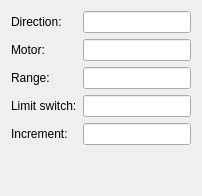
     <widget class="QWidget" name="tab_4">
      <attribute name="title">
       <string>Y axis</string>
      </attribute>
      <layout class="QVBoxLayout" name="verticalLayout_5">
       <item>
        <layout class="QGridLayout" name="gridLayout_6">
         <item row="0" column="0" colspan="2">
          <widget class="QLabel" name="label_25">
           <property name="toolTip">
            <string>&lt;!DOCTYPE HTML PUBLIC &quot;-//W3C//DTD HTML 4.0//EN&quot; &quot;http://www.w3.org/TR/REC-html40/strict.dtd&quot;&gt;
&lt;html&gt;&lt;head&gt;&lt;meta name=&quot;qrichtext&quot; content=&quot;1&quot; /&gt;&lt;style type=&quot;text/css&quot;&gt;
p, li { white-space: pre-wrap; }
&lt;/style&gt;&lt;/head&gt;&lt;body style=&quot; font-family:'Sans'; font-size:10pt; font-weight:400; font-style:normal;&quot;&gt;
&lt;p style=&quot; margin-top:0px; margin-bottom:0px; margin-left:0px; margin-right:0px; -qt-block-indent:0; text-indent:0px; background-color:#000000;&quot;&gt;&lt;a name=&quot;internal-source-marker_0.4259963477961719&quot;&gt;&lt;/a&gt;&lt;span style=&quot; font-family:'Arial'; font-size:11pt; color:#000000; background-color:#000000;&quot;&gt;D&lt;/span&gt;&lt;span style=&quot; font-family:'Arial'; font-size:11pt; color:#000000; background-color:#000000;&quot;&gt;irection vector for movement&lt;/span&gt;&lt;/p&gt;
&lt;p style=&quot; margin-top:0px; margin-bottom:0px; margin-left:0px; margin-right:0px; -qt-block-indent:0; text-indent:0px; background-color:#000000;&quot;&gt;&lt;span style=&quot; font-family:'Arial'; font-size:11pt; color:#000000; background-color:#000000;&quot;&gt;Example:&lt;/span&gt;&lt;/p&gt;
&lt;p style=&quot; margin-top:0px; margin-bottom:0px; margin-left:0px; margin-right:0px; -qt-block-indent:0; text-indent:0px; background-color:#000000;&quot;&gt;&lt;span style=&quot; font-family:'Arial'; font-size:11pt; color:#000000; background-color:#000000;&quot;&gt;     for Z is 0 0 0 1&lt;/span&gt;&lt;/p&gt;
&lt;p style=&quot; margin-top:0px; margin-bottom:0px; margin-left:0px; margin-right:0px; -qt-block-indent:0; text-indent:0px; background-color:#000000;&quot;&gt;&lt;span style=&quot; font-family:'Arial'; font-size:11pt; color:#000000; background-color:#000000;&quot;&gt;     for Y is 1 0 1 0&lt;/span&gt;&lt;/p&gt;
&lt;p style=&quot;-qt-paragraph-type:empty; margin-top:0px; margin-bottom:0px; margin-left:0px; margin-right:0px; -qt-block-indent:0; text-indent:0px;&quot;&gt;&lt;/p&gt;&lt;/body&gt;&lt;/html&gt;</string>
           </property>
           <property name="text">
            <string>Direction:</string>
           </property>
          </widget>
         </item>
         <item row="0" column="2">
          <widget class="QLineEdit" name="yDirection"/>
         </item>
         <item row="1" column="0" colspan="2">
          <widget class="QLabel" name="label_26">
           <property name="toolTip">
            <string>&lt;!DOCTYPE HTML PUBLIC &quot;-//W3C//DTD HTML 4.0//EN&quot; &quot;http://www.w3.org/TR/REC-html40/strict.dtd&quot;&gt;
&lt;html&gt;&lt;head&gt;&lt;meta name=&quot;qrichtext&quot; content=&quot;1&quot; /&gt;&lt;style type=&quot;text/css&quot;&gt;
p, li { white-space: pre-wrap; }
&lt;/style&gt;&lt;/head&gt;&lt;body style=&quot; font-family:'Sans'; font-size:10pt; font-weight:400; font-style:normal;&quot;&gt;
&lt;p style=&quot; margin-top:0px; margin-bottom:0px; margin-left:0px; margin-right:0px; -qt-block-indent:0; text-indent:0px; background-color:#000000;&quot;&gt;&lt;span style=&quot; font-family:'Arial'; font-size:11pt; color:#000000; background-color:#000000;&quot;&gt;Axis direction +-[mm] per (1/8) step&lt;/span&gt;&lt;/p&gt;
&lt;p style=&quot;-qt-paragraph-type:empty; margin-top:0px; margin-bottom:0px; margin-left:0px; margin-right:0px; -qt-block-indent:0; text-indent:0px;&quot;&gt;&lt;/p&gt;&lt;/body&gt;&lt;/html&gt;</string>
           </property>
           <property name="text">
            <string>Motor:</string>
           </property>
          </widget>
         </item>
         <item row="1" column="2">
          <widget class="QLineEdit" name="yMotor"/>
         </item>
         <item row="2" column="0" colspan="2">
          <widget class="QLabel" name="label_27">
           <property name="text">
            <string>Range:</string>
           </property>
          </widget>
         </item>
         <item row="2" column="2">
          <widget class="QLineEdit" name="yRange"/>
         </item>
         <item row="3" column="0" colspan="2">
          <widget class="QLabel" name="label_28">
           <property name="toolTip">
            <string>&lt;!DOCTYPE HTML PUBLIC &quot;-//W3C//DTD HTML 4.0//EN&quot; &quot;http://www.w3.org/TR/REC-html40/strict.dtd&quot;&gt;
&lt;html&gt;&lt;head&gt;&lt;meta name=&quot;qrichtext&quot; content=&quot;1&quot; /&gt;&lt;style type=&quot;text/css&quot;&gt;
p, li { white-space: pre-wrap; }
&lt;/style&gt;&lt;/head&gt;&lt;body style=&quot; font-family:'Sans'; font-size:10pt; font-weight:400; font-style:normal;&quot;&gt;
&lt;p style=&quot; margin-top:0px; margin-bottom:0px; margin-left:0px; margin-right:0px; -qt-block-indent:0; text-indent:0px; background-color:#000000;&quot;&gt;&lt;a name=&quot;internal-source-marker_0.4259963477961719&quot;&gt;&lt;/a&gt;&lt;span style=&quot; font-family:'Arial'; font-size:11pt; color:#000000; background-color:#000000;&quot;&gt;+&lt;/span&gt;&lt;span style=&quot; font-family:'Arial'; font-size:11pt; color:#000000; background-color:#000000;&quot;&gt;direction -direction (0 -&amp;gt; limit switch not connected; 1 if it is)&lt;/span&gt;&lt;/p&gt;&lt;/body&gt;&lt;/html&gt;</string>
           </property>
           <property name="text">
            <string>Limit switch:</string>
           </property>
          </widget>
         </item>
         <item row="3" column="2">
          <widget class="QLineEdit" name="yLimit"/>
         </item>
         <item row="4" column="0" colspan="2">
          <widget class="QLabel" name="label_29">
           <property name="toolTip">
            <string>&lt;!DOCTYPE HTML PUBLIC &quot;-//W3C//DTD HTML 4.0//EN&quot; &quot;http://www.w3.org/TR/REC-html40/strict.dtd&quot;&gt;
&lt;html&gt;&lt;head&gt;&lt;meta name=&quot;qrichtext&quot; content=&quot;1&quot; /&gt;&lt;style type=&quot;text/css&quot;&gt;
p, li { white-space: pre-wrap; }
&lt;/style&gt;&lt;/head&gt;&lt;body style=&quot; font-family:'Sans'; font-size:10pt; font-weight:400; font-style:normal;&quot;&gt;
&lt;p style=&quot; margin-top:0px; margin-bottom:0px; margin-left:0px; margin-right:0px; -qt-block-indent:0; text-indent:0px; background-color:#000000;&quot;&gt;&lt;a name=&quot;internal-source-marker_0.4259963477961719&quot;&gt;&lt;/a&gt;&lt;span style=&quot; font-family:'Arial'; font-size:11pt; color:#000000; background-color:#000000;&quot;&gt;[&lt;/span&gt;&lt;span style=&quot; font-family:'Arial'; font-size:11pt; color:#000000; background-color:#000000;&quot;&gt;mm] default distance to move plunger in manual jog&lt;/span&gt;&lt;/p&gt;&lt;/body&gt;&lt;/html&gt;</string>
           </property>
           <property name="text">
            <string>Increment:</string>
           </property>
          </widget>
         </item>
         <item row="4" column="2">
          <widget class="QLineEdit" name="yIncrement"/>
         </item>
         <item row="5" column="0">
          <spacer name="verticalSpacer_3">
           <property name="orientation">
            <enum>Qt::Vertical</enum>
           </property>
           <property name="sizeHint" stdset="0">
            <size>
             <width>20</width>
             <height>40</height>
            </size>
           </property>
          </spacer>
         </item>
        </layout>
       </item>
      </layout>
     </widget>
